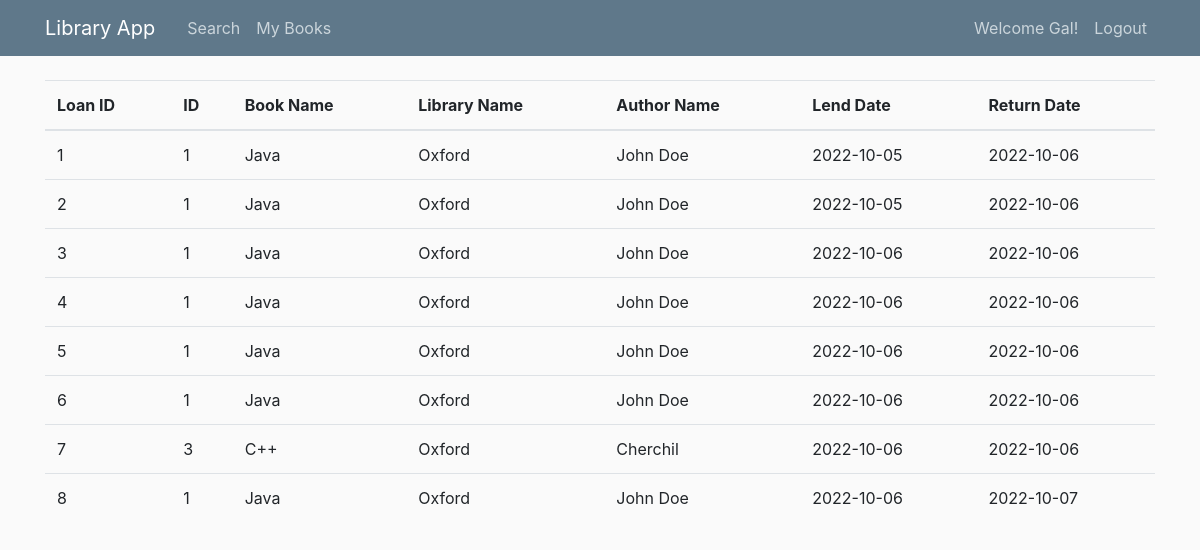
Before: /booksHistory (signed in) with the older database file.
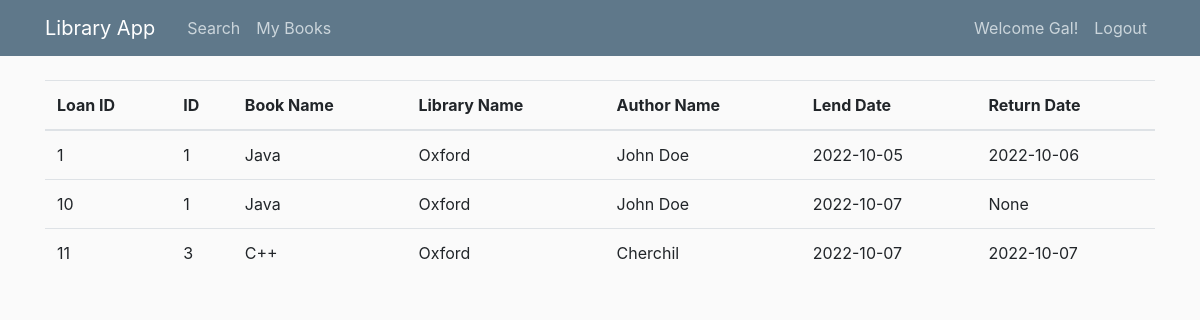
After: the same page with the newer database file.
### models.py (models this page shows, shortened)
class User(db.Model, UserMixin):
    id = db.Column(db.Integer, primary_key=True)
    firstName = db.Column(db.String(30), nullable=False)
    lastName = db.Column(db.String(30), nullable=False)
    email = db.Column(db.String(120), unique=True, nullable=False)
    password_hash = db.Column(db.String(128), nullable=False)
    memberAt = db.relationship('Membership', backref='membership', lazy=True)
    @property
    def password(self):
        raise AttributeError('password is not a readable attribute')

class LoanedBook(db.Model):
    loan_id = db.Column(db.Integer, primary_key=True, autoincrement=True)
    member_number = db.Column(db.Integer, db.ForeignKey('membership.member_number'), nullable=False)
    book_id = db.Column(db.Integer, db.ForeignKey('book_in_library.id'), nullable=False)
    library_name = db.Column(db.String(50), nullable=False)
    loan_date = db.Column(db.String(15), nullable=False)
    return_date = db.Column(db.String(15))

class BookInLibrary(db.Model):
    id = db.Column(db.Integer, primary_key=True, autoincrement=True)
    book_name = db.Column(db.String(30), db.ForeignKey('book.bookName'), nullable=False)
    library_name = db.Column(db.String(50), db.ForeignKey('library.libraryName'), nullable=False)
    loan_book_id = db.relationship('LoanedBook', backref='b_id', lazy=True)

class Book(db.Model):
    bookName = db.Column(db.String(30), primary_key=True)
    authorName = db.Column(db.String(30), nullable=False)
    genre_type = db.Column(db.String(30), db.ForeignKey('genre.genre_type'), nullable=False)
    book_il = db.relationship('BookInLibrary', backref='book', lazy=True)

### library.py (the view)
@app.route('/booksHistory', methods=['GET', 'POST'])
@login_required
def books_history():
    user1 = current_user
    current_member = Membership.query.filter_by(member_id=user1.id).first()
    b = LoanedBook.query.filter_by(member_number=current_member.member_id)
    return render_template('booksHistory.html', books=b)

### models.py (called while the page is built)
@login_manager.user_loader
def load_user(user_id):
    return User.query.get(int(user_id))

### templates/booksHistory.html
{% extends "books_layout.html" %}
{% block headers %}
    <th scope="col">Loan ID</th>
    <th scope="col">ID</th>
    <th scope="col">Book Name</th>
    <th scope="col">Library Name</th>
    <th scope="col">Author Name</th>
    <th scope="col">Lend Date</th>
    <th scope="col">Return Date</th>
{% endblock headers%}
{% block body %}
    {% for book in books %}
    <tr>
        <td>{{ book.loan_id }}</td>
        <td>{{ book.book_id }}</td>
        <td>{{ book.b_id.book_name }}</td>
        <td>{{ book.library_name }}</td>
        <td>{{ book.b_id.book.authorName }}</td>
        <td>{{ book.loan_date }}</td>
        <td>{{ book.return_date }}</td>
    </tr>
    {% endfor %}
{% endblock body%}

### templates/books_layout.html
{% extends "layout.html" %}
{% block content %}
<table class="table table-hover">
    <thead>
    <tr>
        {% block headers %}{% endblock %}
    </tr>
    </thead>
    <tbody>
        {% block body %}{% endblock %}
    </tbody>
</table>
{% endblock content %}

### templates/layout.html (shortened to what this page needs)
<!DOCTYPE html>
<html>
<head>
    <link rel="stylesheet" href="https://cdn.jsdelivr.net/npm/bootstrap@4.3.1/dist/css/bootstrap.min.css">
    <link rel="stylesheet" type="text/css" href="{{ url_for('static', filename='main.css') }}">
</head>
<body>
    <header class="site-header">
        <nav class="navbar navbar-expand-md navbar-dark bg-steel fixed-top">
            <div class="container">
                <a class="navbar-brand mr-4" href="/">Library App</a>
                <div class="collapse navbar-collapse" id="navbarToggle">
                    <div class="navbar-nav mr-auto">
                        <a class="nav-item nav-link" href="{{ url_for('search') }}">Search</a>
                        <a class="nav-item nav-link" href="{{ url_for('owned_books') }}">My Books</a>
                    </div>
                    <div class="navbar-nav">
                        {% if current_user.is_authenticated %}
                            <a class="nav-item nav-link" href="{{ url_for('books_history') }}">Welcome {{current_user.firstName}}!</a>
                            <a class="nav-item nav-link" href="{{ url_for('logout') }}">Logout</a>
                        {% else %}
                            <a class="nav-item nav-link" href="{{ url_for('login') }}">Login</a>
                            <a class="nav-item nav-link" href="{{ url_for('register') }}">Register</a>
                        {% endif %}
                    </div>
                </div>
            </div>
        </nav>
    </header>
    <main role="main" class="container">
        <div class="row">
            <div class="col-md-12">
                {% block content %}{% endblock %}
            </div>
        </div>
    </main>
</body>
</html>

### static/main.css (style rules this page uses)
body { background: #fafafa; color: #333333; margin-top: 5rem; }
.bg-steel { background-color: #5f788a; }
.site-header .navbar-nav .nav-link { color: #cbd5db; }

Changed rows visible on the page:
removed LoanedBook: loan_id "2", book_id "1", b_id.book_name "Java", library_name "Oxford", b_id.book.authorName "John Doe", loan_date "2022-10-05", return_date "2022-10-06"
removed LoanedBook: loan_id "3", book_id "1", b_id.book_name "Java", library_name "Oxford", b_id.book.authorName "John Doe", loan_date "2022-10-06", return_date "2022-10-06"
removed LoanedBook: loan_id "4", book_id "1", b_id.book_name "Java", library_name "Oxford", b_id.book.authorName "John Doe", loan_date "2022-10-06", return_date "2022-10-06"
removed LoanedBook: loan_id "5", book_id "1", b_id.book_name "Java", library_name "Oxford", b_id.book.authorName "John Doe", loan_date "2022-10-06", return_date "2022-10-06"
removed LoanedBook: loan_id "6", book_id "1", b_id.book_name "Java", library_name "Oxford", b_id.book.authorName "John Doe", loan_date "2022-10-06", return_date "2022-10-06"
removed LoanedBook: loan_id "7", book_id "3", b_id.book_name "C++", library_name "Oxford", b_id.book.authorName "Cherchil", loan_date "2022-10-06", return_date "2022-10-06"
removed LoanedBook: loan_id "8", book_id "1", b_id.book_name "Java", library_name "Oxford", b_id.book.authorName "John Doe", loan_date "2022-10-06", return_date "2022-10-07"
added LoanedBook: loan_id "10", book_id "1", b_id.book_name "Java", library_name "Oxford", b_id.book.authorName "John Doe", loan_date "2022-10-07", return_date "None"
added LoanedBook: loan_id "11", book_id "3", b_id.book_name "C++", library_name "Oxford", b_id.book.authorName "Cherchil", loan_date "2022-10-07", return_date "2022-10-07"
